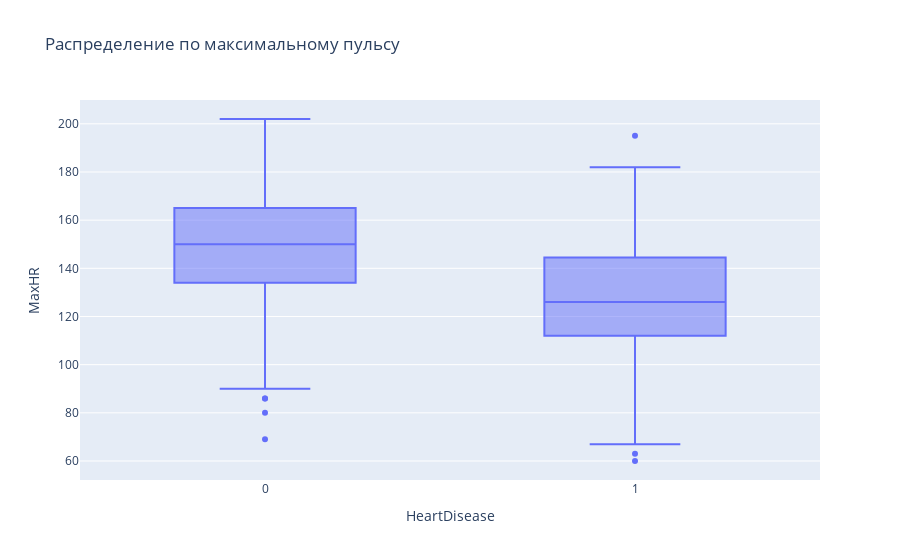

Notebook code for this chart:
### Markdown cell above
### Распределение по максимальному пульсу

### Code cell
fig = px.box(df,y="MaxHR",x="HeartDisease",title=f"Распределение по максимальному пульсу")
fig.show()

### Figure 1 — Plotly figure (JSON) as saved in the notebook; plotly's stock layout.template omitted (floating-point values rounded to 4 significant figures; data arrays with more than 128 entries replaced by an {"elided": "..."} marker saying what was removed)
{"data": [{"alignmentgroup": "True", "hovertemplate": "HeartDisease=%{x}<br>MaxHR=%{y}<extra></extra>", "legendgroup": "", "marker": {"color": "#636efa"}, "name": "", "notched": false, "offsetgroup": "", "orientation": "v", "showlegend": false, "type": "box", "x": {"elided": "918 int values"}, "x0": " ", "xaxis": "x", "y": {"elided": "918 int values"}, "y0": " ", "yaxis": "y"}], "layout": {"boxmode": "group", "legend": {"tracegroupgap": 0}, "title": {"text": "Распределение по максимальному пульсу"}, "xaxis": {"anchor": "y", "domain": [0, 1], "title": {"text": "HeartDisease"}}, "yaxis": {"anchor": "x", "domain": [0, 1], "title": {"text": "MaxHR"}}}}
